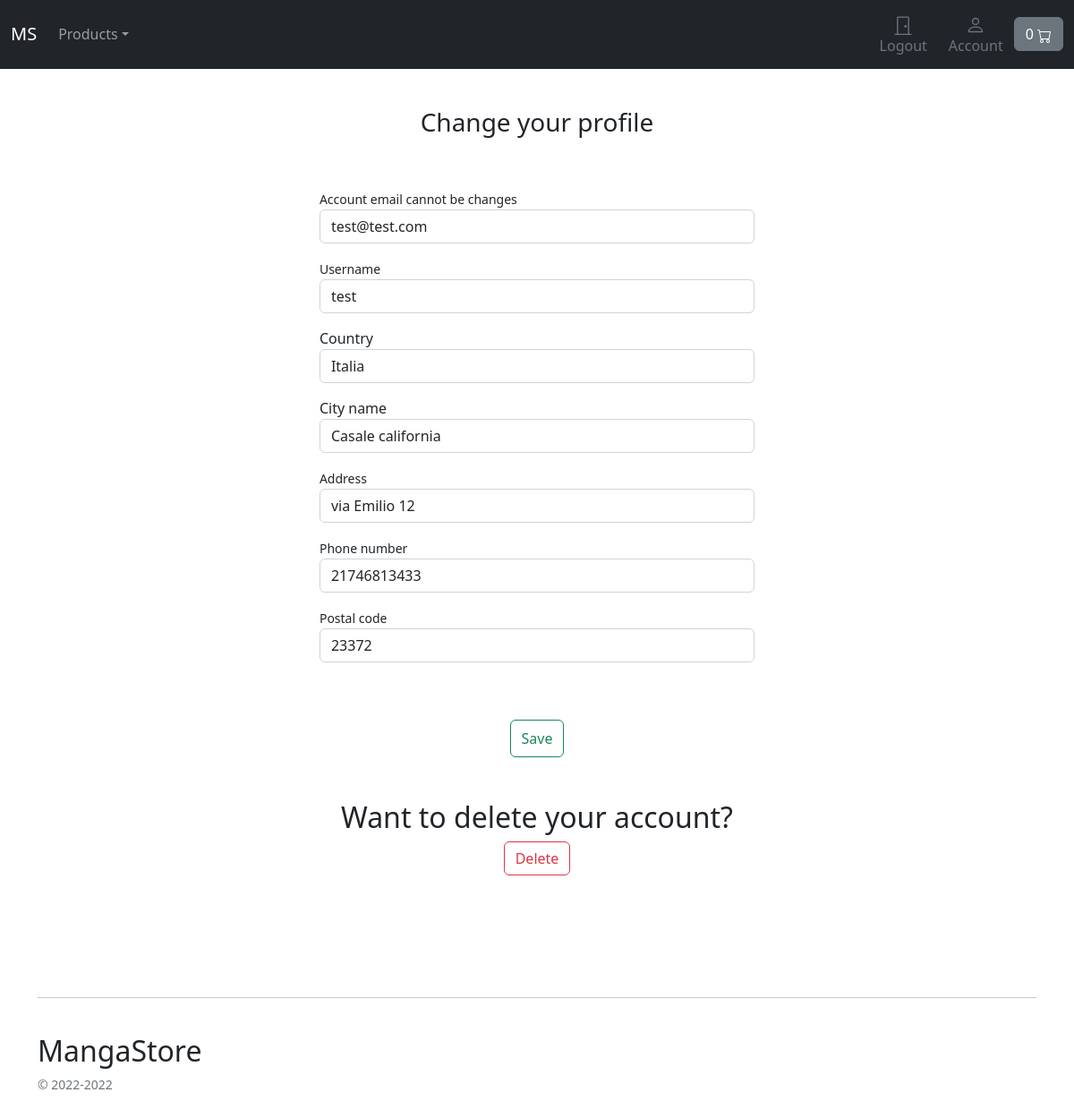
Before: /account/profile/edit/ (signed in) with the older database file.
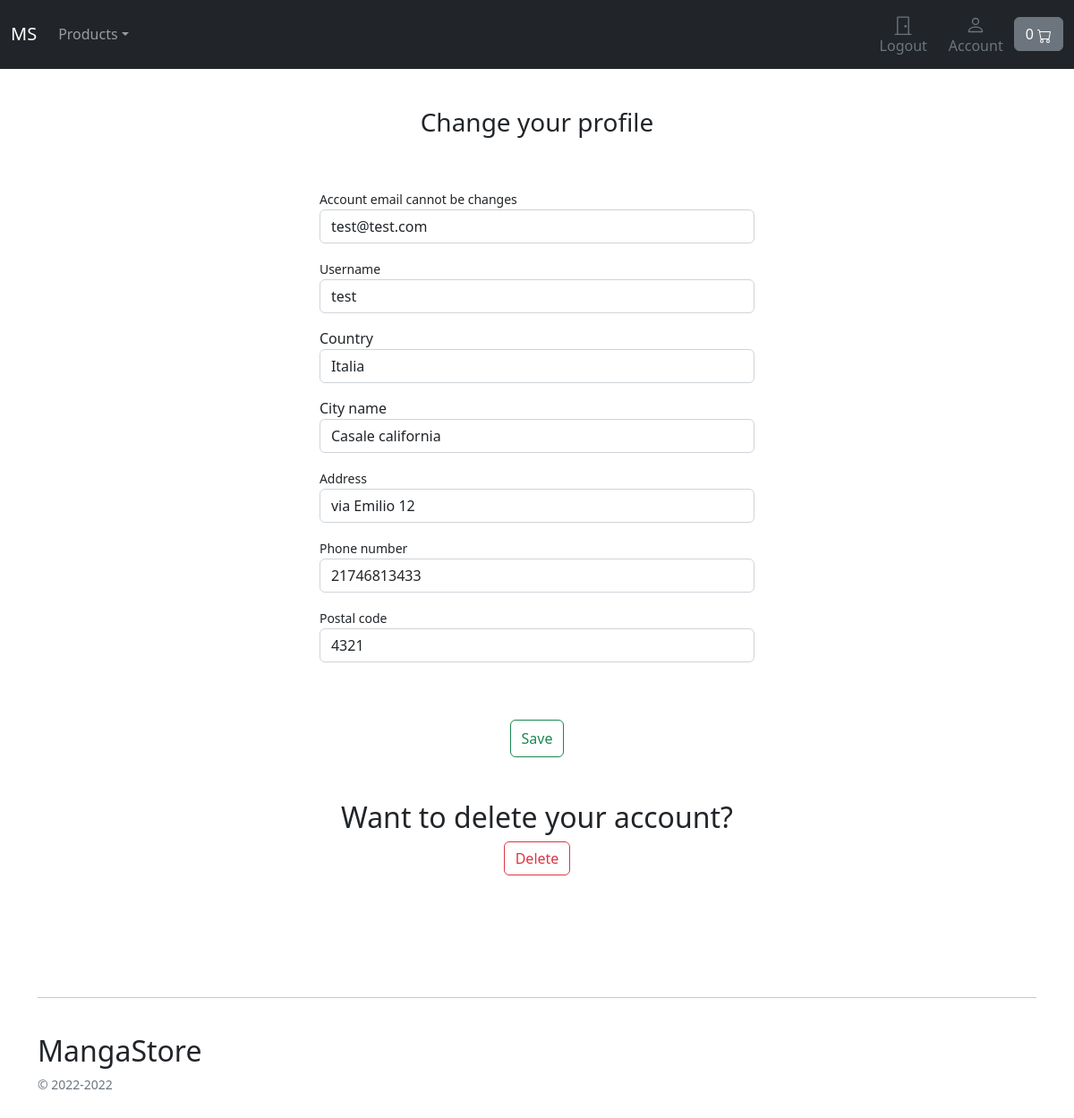
After: the same page with the newer database file.
### account/models.py (models this page shows, shortened)
class UserBase(AbstractBaseUser, PermissionsMixin):
    email           = models.EmailField(_('email address'), unique=True)
    username        = models.CharField(max_length=150, unique=True)
    about           = models.TextField(_('about'), blank=True)
    country         = models.CharField(max_length=150 ,blank=True)
    phone_num       = models.CharField(max_length=11, blank=True)
    cap_code        = models.CharField(max_length=5, blank=True)
    address         = models.CharField(max_length=150, blank=True)
    city            = models.CharField(max_length=150, blank=True)
    is_active       = models.BooleanField(default=False)
    is_staff        = models.BooleanField(default=False)
    created         = models.DateTimeField(auto_now_add=True)
    updated         = models.DateTimeField(auto_now=True)
    objects         = CustomUserManager()
    USERNAME_FIELD  = 'email'
    REQUIRED_FIELDS = ['username', 'country', 'city', 'address', 'phone_num', 'cap_code']
    class Meta:
        verbose_name = "Account"
        verbose_name_plural = "Accounts"

### account/views.py (the view)
# urls.py: path('profile/edit/', views.edit_details, name='edit_details'),
@login_required
def edit_details(request):
    if request.method == 'POST':
        userform = UserEditForm(instance=request.user, data=request.POST)
        if userform.is_valid():
            userform.save()
    else:
        userform = UserEditForm(instance=request.user)
    return render(request, 'account/edit_details.html', {'userform': userform})

### cart/cart.py (called while the page is built)
    def __len__(self): # Counts the qty of the items in the cart
        return sum(item['qty'] for item in self.cart.values())

### cart/views.py (called while the page is built)
def cart(request):
    return {'cart': Cart(request)}

### store/models.py (called while the page is built)
    def get_absolute_url(self):
       return reverse_lazy('store:category_list', args=[self.slug])

### store/views.py (called while the page is built)
def categories(request):
    return { 'categories': Category.objects.all() }

### templates/account/edit_details.html (shortened to what this page needs)
{% extends '../store/base.html' %}
{% block content %}
    <div class="container-fluid">
        <div class="row no-gutter">
            <div class="col-md-12">
                <div class="login d-flex align-items-center py-5">
                    <div class="container">
                        <div class="row">
                            <div class="col-12 col-lg-7  mx-auto">
                                <form class="account-form p-4 rounded col-lg-10 mx-auto" method="post" ecntype="multipart/form-data">
                                    <h3 class="text-center py-5">Change your profile</h3>
                                    <label class="small font-weight-bold">{{ userform.email.label}}</label>
                                    {{ userform.email }}
                                    <label class="small font-weight-bold">{{ userform.username.label}}</label>
                                    {{ userform.username }}
                                    <labelclass="small font-weight-bold">{{ userform.country.label }}</label>
                                    {{ userform.country }}
                                    <labelclass="small font-weight-bold">{{ userform.city.label }}</label>
                                    {{ userform.city }}
                                    <label class="small font-weight-bold">{{ userform.address.label }}</label>
                                    {{ userform.address }}
                                    <label class="small font-weight-bold">{{ userform.phone_num.label }}</label>
                                    {{ userform.phone_num }}
                                    <label class="small font-weight-bold">{{ userform.cap_code.label }}</label>
                                    {{ userform.cap_code }}
                                    <div class="text-center">
                                        <button class="btn btn-outline-success btn-block py-2 mb-4 mt-5" type="submit" value="Save changes">
                                        Save
                                        </button>
                                    </div>
                                </form>
                                <form class="text-center account-form px-4" action="{% url "account:delete" %}" method="post">
                                    <p class="h2 pt-4 font-weight-bold">Want to delete your account?</p>
                                    <button type="submit" role="button" class="btn btn-outline-danger btn-block">Delete</button>
                                </form>
                            </div>
                        </div>
                    </div>
                </div>
            </div>
        </div>
    </div>
{% endblock content %}

Changed rows visible on the page:
changed UserBase "test@test.com": cap_code "23372" → "4321"
